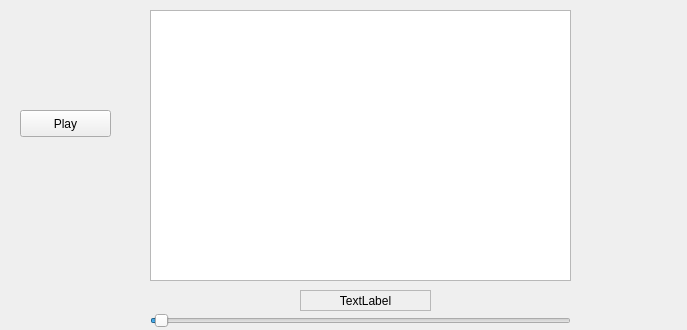
<?xml version="1.0" encoding="UTF-8"?>
<ui version="4.0">
 <class>MusicWidget</class>
 <widget class="QWidget" name="MusicWidget">
  <property name="geometry">
   <rect>
    <x>0</x>
    <y>0</y>
    <width>687</width>
    <height>330</height>
   </rect>
  </property>
  <property name="windowTitle">
   <string>Form</string>
  </property>
  <widget class="QLabel" name="labelSongPosition">
   <property name="geometry">
    <rect>
     <x>300</x>
     <y>290</y>
     <width>131</width>
     <height>21</height>
    </rect>
   </property>
   <property name="sizePolicy">
    <sizepolicy hsizetype="MinimumExpanding" vsizetype="MinimumExpanding">
     <horstretch>0</horstretch>
     <verstretch>0</verstretch>
    </sizepolicy>
   </property>
   <property name="frameShape">
    <enum>QFrame::StyledPanel</enum>
   </property>
   <property name="frameShadow">
    <enum>QFrame::Raised</enum>
   </property>
   <property name="text">
    <string>TextLabel</string>
   </property>
   <property name="alignment">
    <set>Qt::AlignCenter</set>
   </property>
  </widget>
  <widget class="QPushButton" name="pushButton">
   <property name="geometry">
    <rect>
     <x>20</x>
     <y>110</y>
     <width>91</width>
     <height>27</height>
    </rect>
   </property>
   <property name="text">
    <string>Play</string>
   </property>
   <property name="checkable">
    <bool>true</bool>
   </property>
  </widget>
  <widget class="QPlainTextEdit" name="plainTextEdit">
   <property name="geometry">
    <rect>
     <x>150</x>
     <y>10</y>
     <width>421</width>
     <height>271</height>
    </rect>
   </property>
   <property name="minimumSize">
    <size>
     <width>420</width>
     <height>270</height>
    </size>
   </property>
   <property name="undoRedoEnabled">
    <bool>false</bool>
   </property>
   <property name="lineWrapMode">
    <enum>QPlainTextEdit::NoWrap</enum>
   </property>
   <property name="readOnly">
    <bool>true</bool>
   </property>
   <property name="plainText">
    <string notr="true"/>
   </property>
   <property name="textInteractionFlags">
    <set>Qt::LinksAccessibleByMouse|Qt::TextSelectableByMouse</set>
   </property>
  </widget>
  <widget class="QSlider" name="sliderSongPosition">
   <property name="geometry">
    <rect>
     <x>150</x>
     <y>310</y>
     <width>421</width>
     <height>21</height>
    </rect>
   </property>
   <property name="value">
    <number>1</number>
   </property>
   <property name="orientation">
    <enum>Qt::Horizontal</enum>
   </property>
  </widget>
 </widget>
 <resources/>
 <connections/>
</ui>
